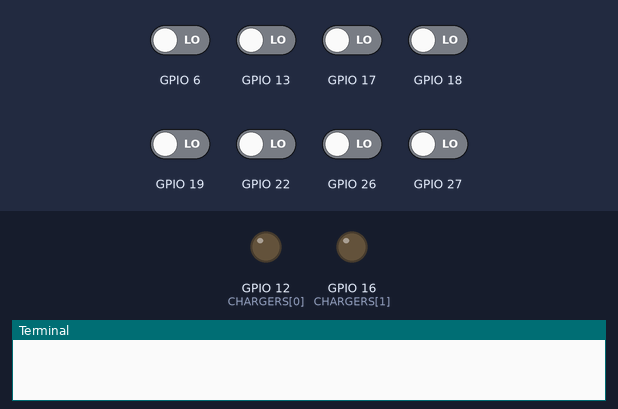
This program was run on a simulated Raspberry Pi (BCM pin numbers). On the bench: output pins drawn as LEDs (lit = HIGH), the last lines printed to the terminal. The inputs (shaded band) are chosen by the test bench; at power-on: GPIO 6, GPIO 13, GPIO 17–19, GPIO 22, GPIO 26, GPIO 27 LOW. The clock reads 2024-03-15 10:24:30 at power-on unless the program sets it; files the program writes start out absent.

Above: at 1.0 s.
At 3.2 s:
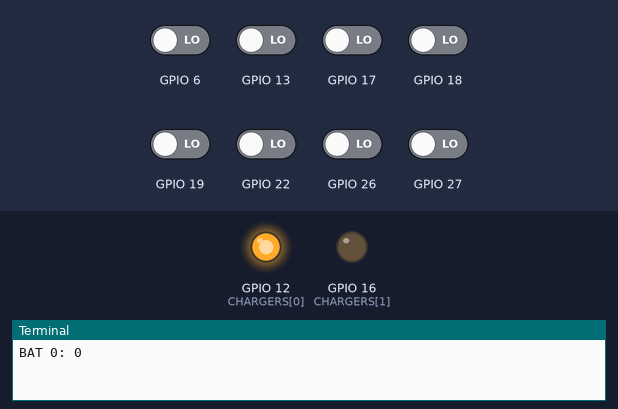
At 5.2 s:
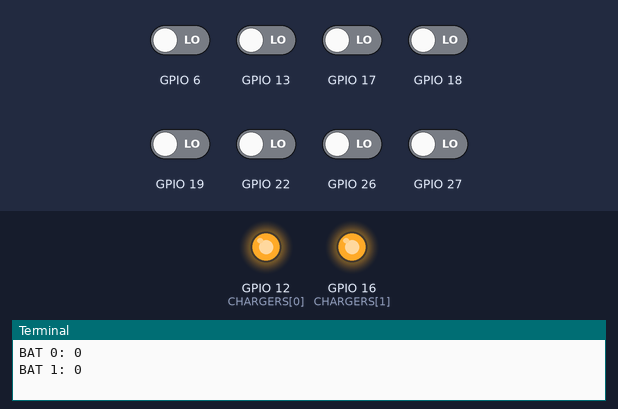
Timing chart, 0 to 7.8 s (numbered marks = the images above):
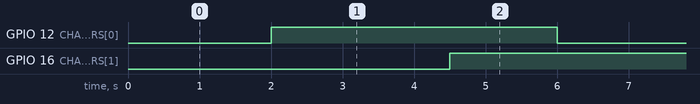

The program:

monitor.py
```python
import RPi.GPIO as GPIO
from time import sleep
from datetime import datetime


GPIO.setwarnings(False)
GPIO.setmode(GPIO.BCM)


CHARGERS= [12, 16]

LEVELS = [25, 50, 75, 100]
CHARGE_LEVEL_INDICATORS = [[26, 19, 13, 6], [18,17,27,22]]

PREVIOUS_LEVELS = [101,101]

# Setup chargers
for i in range(2):
    GPIO.setup(CHARGERS[i], GPIO.OUT)
# Setup charge level indicators
for i in range(2):
    for j in range(4):
        GPIO.setup(CHARGE_LEVEL_INDICATORS[i][j], GPIO.IN)


def turn_off_charger(n):
    GPIO.output(CHARGERS[n], GPIO.LOW)

def turn_on_charger(n):
    GPIO.output(CHARGERS[n], GPIO.HIGH)

def get_charge_level(num):
    # loop through every battery levels
    for i in range(3, -1, -1):
        #print(GPIO.input(CHARGE_LEVEL_INDICATORS[num][i]))
        if GPIO.input(CHARGE_LEVEL_INDICATORS[num][i]) == GPIO.HIGH:
           PREVIOUS_LEVELS[num] = LEVELS[i]
           return LEVELS[i]
    return 0


def main():
    try:
      while True:
        datetime_now = datetime.now()
        for i in range(2):
            turn_off_charger(i)
            sleep(2)
            level = get_charge_level(i)
            print(f"BAT {i}: {level}")
            # write to file
            with open(f'/home/pi/sundo/data/battery{i}.csv', 'a') as f:
                f.write(f"{datetime_now},{level}\n")
            turn_on_charger(i)
            sleep(0.5)
        sleep(1)
    except KeyboardInterrupt:
        GPIO.cleanup()
        exit()


main()
```

Measured:
- by itself, GPIO 12 (CHARGERS[0]), GPIO 16 (CHARGERS[1]): alternates HIGH for 4.0 s and LOW for 2.0 s
- by itself, everything shown: repeats every 18.0 s, in 12 steps
